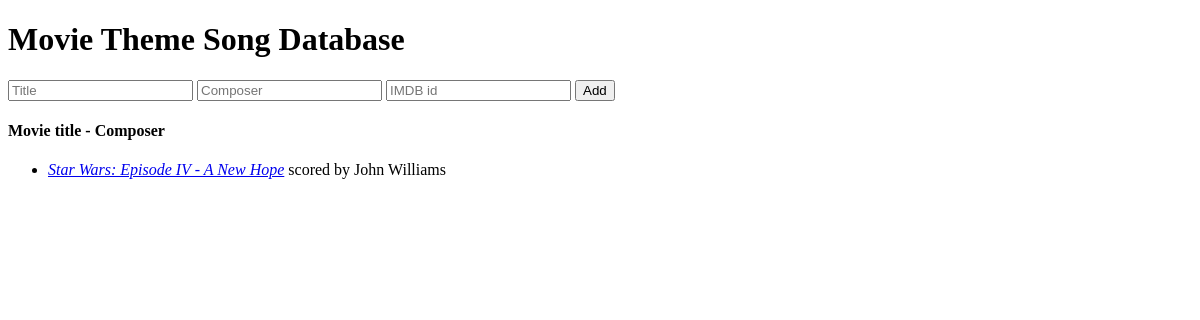
Before: / with the older database file.
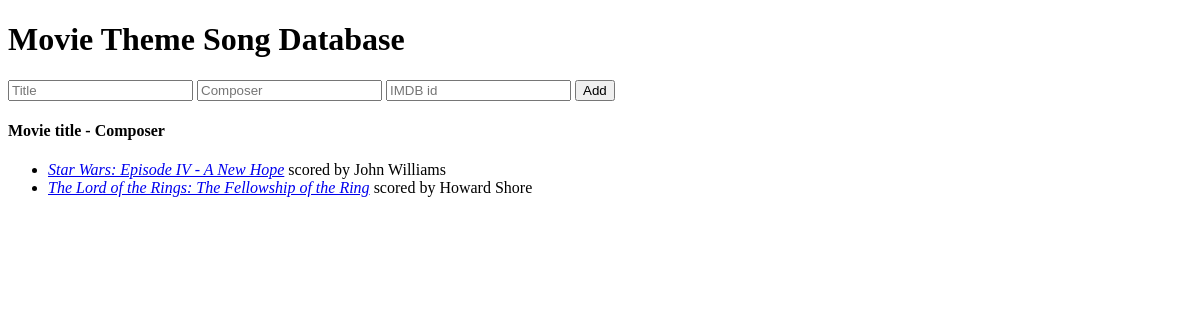
After: the same page with the newer database file.
### models.py (models this page shows, shortened)
class Movie(db.Model):
    id = db.Column(db.Integer, primary_key=True, autoincrement=True)
    title = db.Column(db.String(200), nullable=False)
    composer = db.Column(db.String(200), nullable=False)
    imdb = db.Column(db.String(9), nullable=False)

### app.py (the view)
@app.route("/")
def index():
    movies = Movie.query.order_by(Movie.title).all()
    return render_template("index.html", movies=movies)

### templates/index.html (shortened to what this page needs)
{% extends "layout.html" %}
{% block body %}
	<h1>Movie Theme Song Database</h1>
	<form action="/add" method="post">
		<input name="title" autocomplete="off" autofocus placeholder="Title" type="text">
		<input name="composer" placeholder="Composer" type="text">
		<input name="imdb" placeholder="IMDB id" type="text">
		<input type="submit" value="Add">
	</form>
	<h4>Movie title - Composer</h4>
	<ul>
		{% for movie in movies %}
		<li><a href="/movie/{{movie.id}}" type=get><i>{{ movie.title }}</i></a> scored by {{  movie.composer }}</li>
		{% endfor %}
	</ul>
{% endblock %}

Changed rows visible on the page:
added Movie: title "The Lord of the Rings: The Fellowship of the Ring", composer "Howard Shore"
